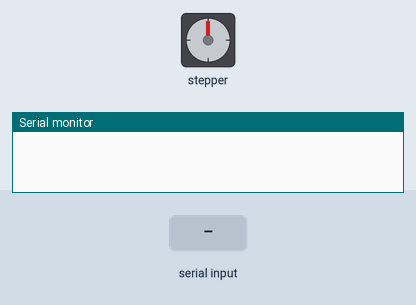
A sketch run on a simulated Arduino Uno, built with avr-gcc and run on an emulated ATmega328P. Shown: stepper motor, the last lines printed to the serial monitor. The test bench sets the inputs (shaded band). Stepper angles assume 200 steps per turn.

Above: at 1.2 s.
1.3 s: "q" received over Serial
At 1.45 s:
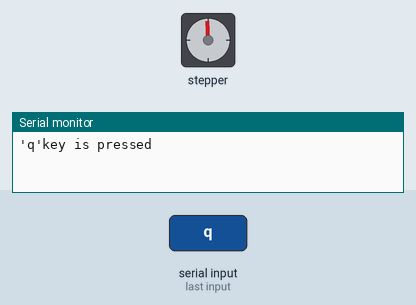
At 2.35 s:
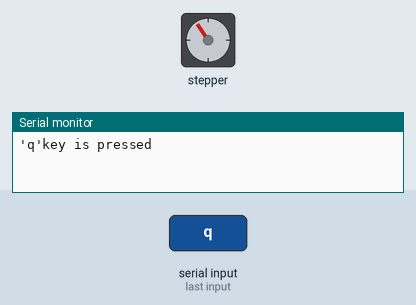
4.3 s: "a" received over Serial
7.3 s: "1" received over Serial
8.8 s: "a" received over Serial
At 8.95 s:
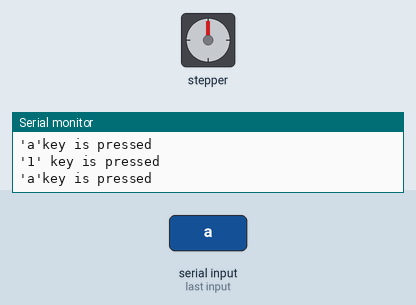
Timing chart, 0 to 15.8 s (numbered marks = the images above; inputs shaded):
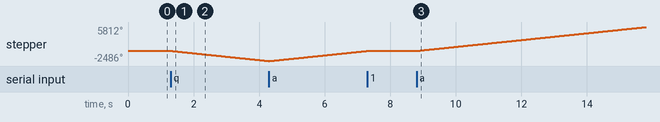

The sketch:

nk246_stepper_motor_accelStepper.ino
```cpp
#include <AccelStepper.h>
#include <Servo.h>

const int step1 = 2;
const int step2 = 3;
const int step3 = 4;
const int step4 = 12;

const int dir1 = 5;
const int dir2 = 6;
const int dir3 = 7;
const int dir4 = 13;

AccelStepper stepper1 = AccelStepper(1, step1, dir1);
AccelStepper stepper2 = AccelStepper(1, step2, dir2);
AccelStepper stepper3 = AccelStepper(1, step3, dir3);
AccelStepper stepper4 = AccelStepper(1, step4, dir4);

Servo servo1;

int pos = 0;

int speed = 0;

void setup() {
  Serial.begin(9600);

  // pinMode(step1, OUTPUT);
  // pinMode(step2, OUTPUT);
  // pinMode(step3, OUTPUT);
  // pinMode(step4, OUTPUT);
  // pinMode(dir1, OUTPUT);
  // pinMode(dir2, OUTPUT);
  // pinMode(dir3, OUTPUT);
  // pinMode(dir4, OUTPUT);

  // servo1.attach(2);

  stepper1.setMaxSpeed(1000);
}

void loop() {
  // digitalWrite(dir1, HIGH);
  // digitalWrite(dir2, HIGH);
  // digitalWrite(dir3, HIGH);

  // for (pos = 0; pos <= 90; pos += 1) { // goes from 0 degrees to 180 degrees
  //   // in steps of 1 degree
  //   servo1.write(pos);              // tell servo to go to position in variable 'pos'
  //   delay(15);                       // waits 15ms for the servo to reach the position
  // }
  // for (pos = 90; pos >= 0; pos -= 1) { // goes from 180 degrees to 0 degrees
  //   servo1.write(pos);              // tell servo to go to position in variable 'pos'
  //   delay(15);                       // waits 15ms for the servo to reach the position
  // }
  // servo1.write(0);

  // 0 degree : closed , 90 degree : open

  if(Serial.available()) {
    char c = Serial.read();
    // if(c == 's') {
    //   Serial.println("'s'key is pressed");
    //   stepper1.setSpeed(500);
    //   // stepper1.runSpeed();
    //   // delay(500);
    // }

    if(c == 'q') {
      Serial.println("'q'key is pressed");
      stepper1.setSpeed(-500);
    }

    else if(c == 'a') {
      Serial.println("'a'key is pressed");
      stepper1.setSpeed(500);
    }

    else if(c == '1') {
      Serial.println("'1' key is pressed");
      stepper1.setSpeed(0);
      // stepper1.runSpeed();
      // delay(500);
    }
  }
  stepper1.runSpeed();
}
```

Measured:
- after the input at 1.3 s, stepper: keeps turning counter-clockwise at about 831°/s, starting at once
- after the input at 8.8 s, stepper: keeps turning clockwise at about 830°/s, starting at once
